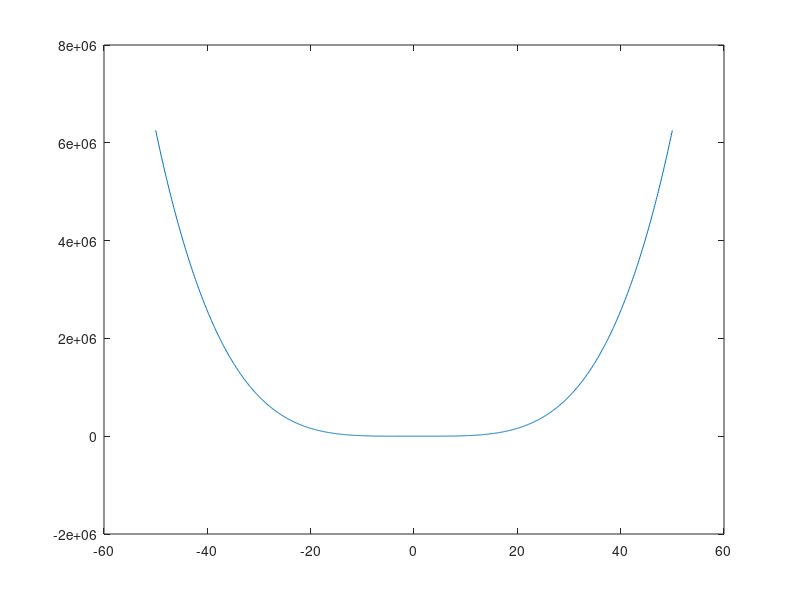

Recreate this plot in MATLAB.
% Title               :Funciones algebraicas 
% Description         :script de algebraicas: polinominales y racionales 
% Author              :Francelly Desiree Colon Sandoval 
% Date                :20211119   
% Version             :1
% Usage               :octave> /path/Act1

clear
x = -50:0.1:50

% Funcion 
fx = (2) .* (x.^ 2) + (x.^ 4) + (x)

% Plotear funcion 
plot(x, fx)

disp ("valores para cero cuando x = -1, x = 0, x = 1")